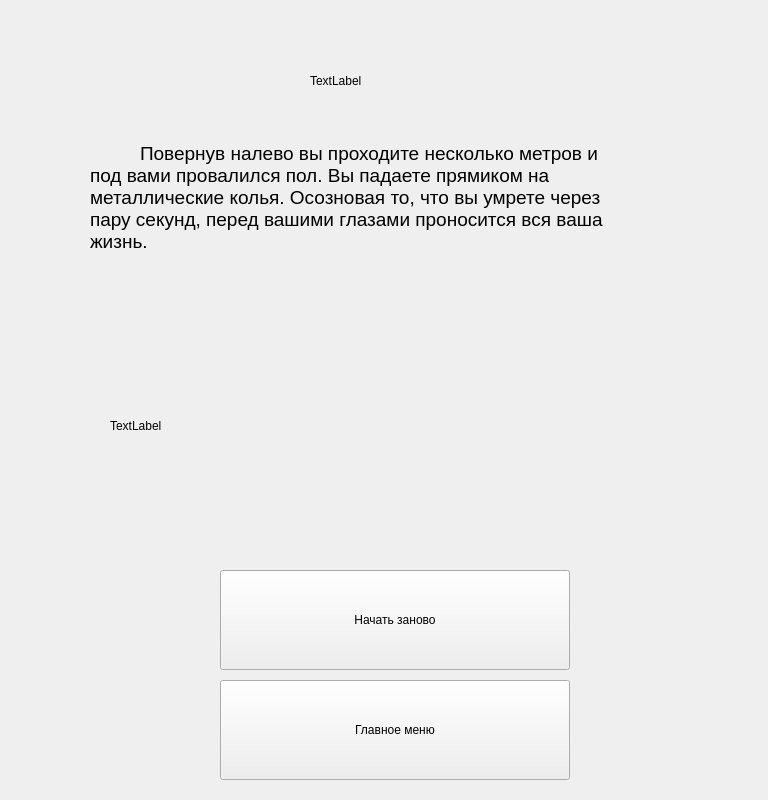
<?xml version="1.0" encoding="UTF-8"?>
<ui version="4.0">
 <class>Lov</class>
 <widget class="QWidget" name="Lov">
  <property name="geometry">
   <rect>
    <x>0</x>
    <y>0</y>
    <width>768</width>
    <height>800</height>
   </rect>
  </property>
  <property name="windowTitle">
   <string>Form</string>
  </property>
  <widget class="QPushButton" name="pushButton">
   <property name="geometry">
    <rect>
     <x>220</x>
     <y>570</y>
     <width>350</width>
     <height>100</height>
    </rect>
   </property>
   <property name="text">
    <string>Начать заново</string>
   </property>
  </widget>
  <widget class="QPushButton" name="pushButton_2">
   <property name="geometry">
    <rect>
     <x>220</x>
     <y>680</y>
     <width>350</width>
     <height>100</height>
    </rect>
   </property>
   <property name="text">
    <string>Главное меню</string>
   </property>
  </widget>
  <widget class="QLabel" name="label_2">
   <property name="geometry">
    <rect>
     <x>90</x>
     <y>140</y>
     <width>631</width>
     <height>141</height>
    </rect>
   </property>
   <property name="text">
    <string>&lt;html&gt;&lt;head/&gt;&lt;style&gt; p {text-indent: 50px} &lt;/style&gt;&lt;body&gt;&lt;p&gt;&lt;span style=&quot; font-size:14pt;&quot;&gt;Повернув налево вы проходите несколько метров и&lt;br/&gt;под вами провалился пол. Вы падаете прямиком на&lt;br/&gt;металлические колья. Осозновая то, что вы умрете через&lt;br/&gt;пару секунд, перед вашими глазами проносится вся ваша&lt;br/&gt;жизнь.&lt;/span&gt;&lt;/p&gt;&lt;p&gt;&lt;span style=&quot; font-size:14pt;&quot;&gt;&lt;/span&gt;&lt;/p&gt;&lt;/body&gt;&lt;/html&gt;</string>
   </property>
  </widget>
  <widget class="QLabel" name="label_pict">
   <property name="geometry">
    <rect>
     <x>0</x>
     <y>-10</y>
     <width>768</width>
     <height>800</height>
    </rect>
   </property>
   <property name="text">
    <string/>
   </property>
  </widget>
  <widget class="QLabel" name="label5">
   <property name="geometry">
    <rect>
     <x>310</x>
     <y>30</y>
     <width>251</width>
     <height>101</height>
    </rect>
   </property>
   <property name="styleSheet">
    <string notr="true">font: 14pt &quot;Times New Roman&quot;;</string>
   </property>
   <property name="text">
    <string>TextLabel</string>
   </property>
  </widget>
  <widget class="QLabel" name="label4">
   <property name="geometry">
    <rect>
     <x>110</x>
     <y>300</y>
     <width>591</width>
     <height>251</height>
    </rect>
   </property>
   <property name="text">
    <string>TextLabel</string>
   </property>
  </widget>
  <zorder>label_pict</zorder>
  <zorder>pushButton</zorder>
  <zorder>pushButton_2</zorder>
  <zorder>label_2</zorder>
  <zorder>label5</zorder>
  <zorder>label4</zorder>
 </widget>
 <resources/>
 <connections/>
</ui>
